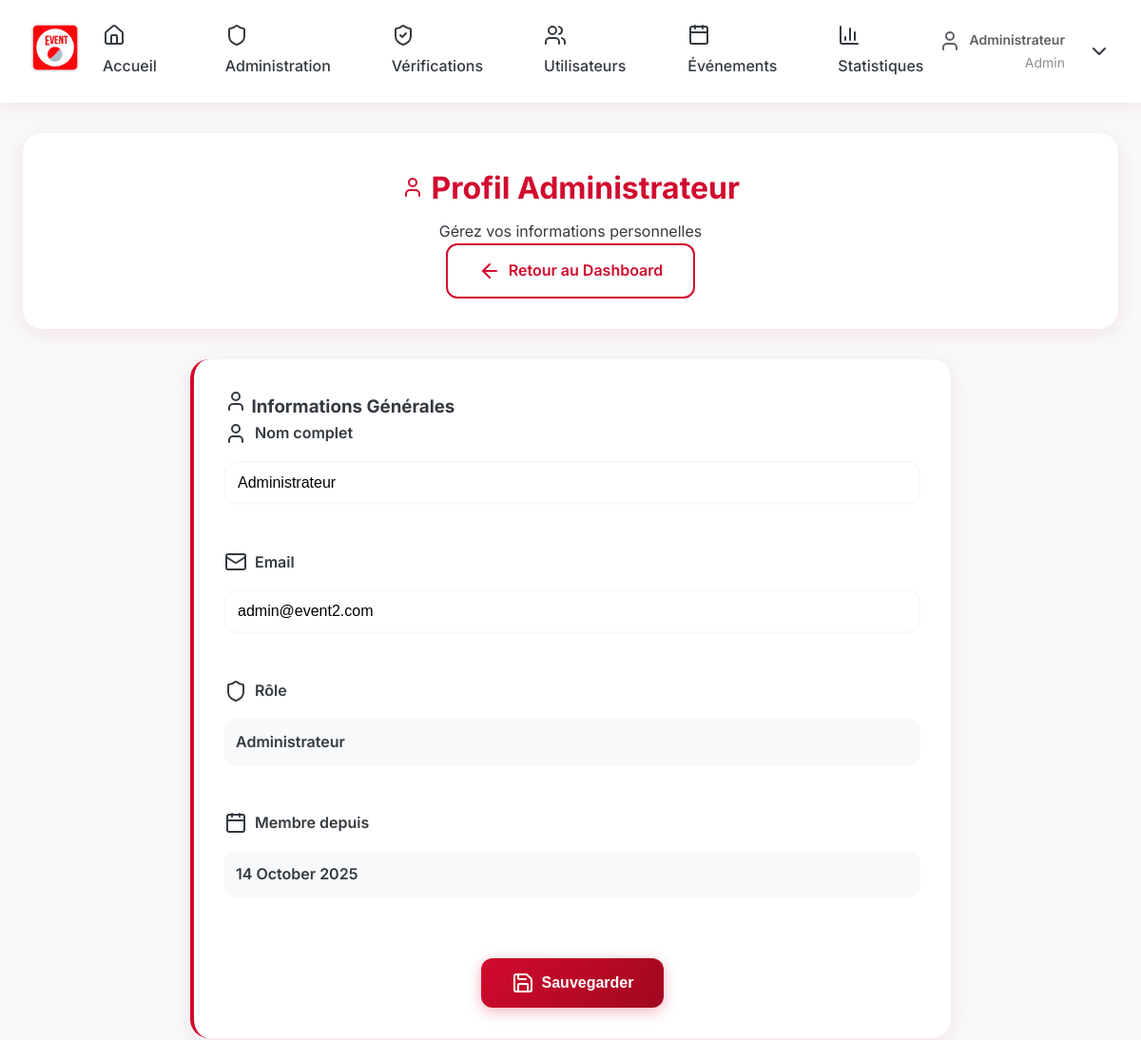
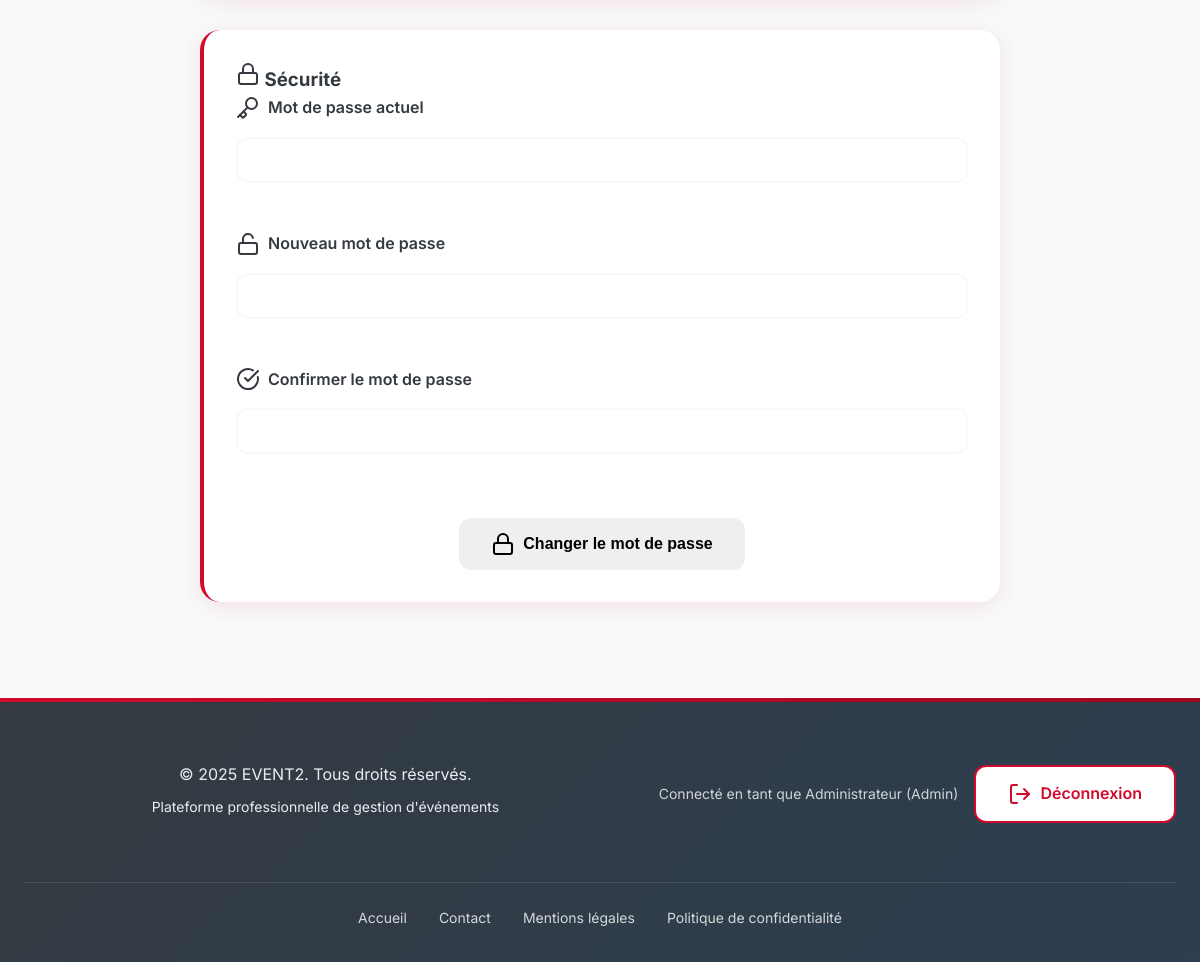
The app's page /admin/profil.php (signed in), older data (2 pictures, top to bottom).
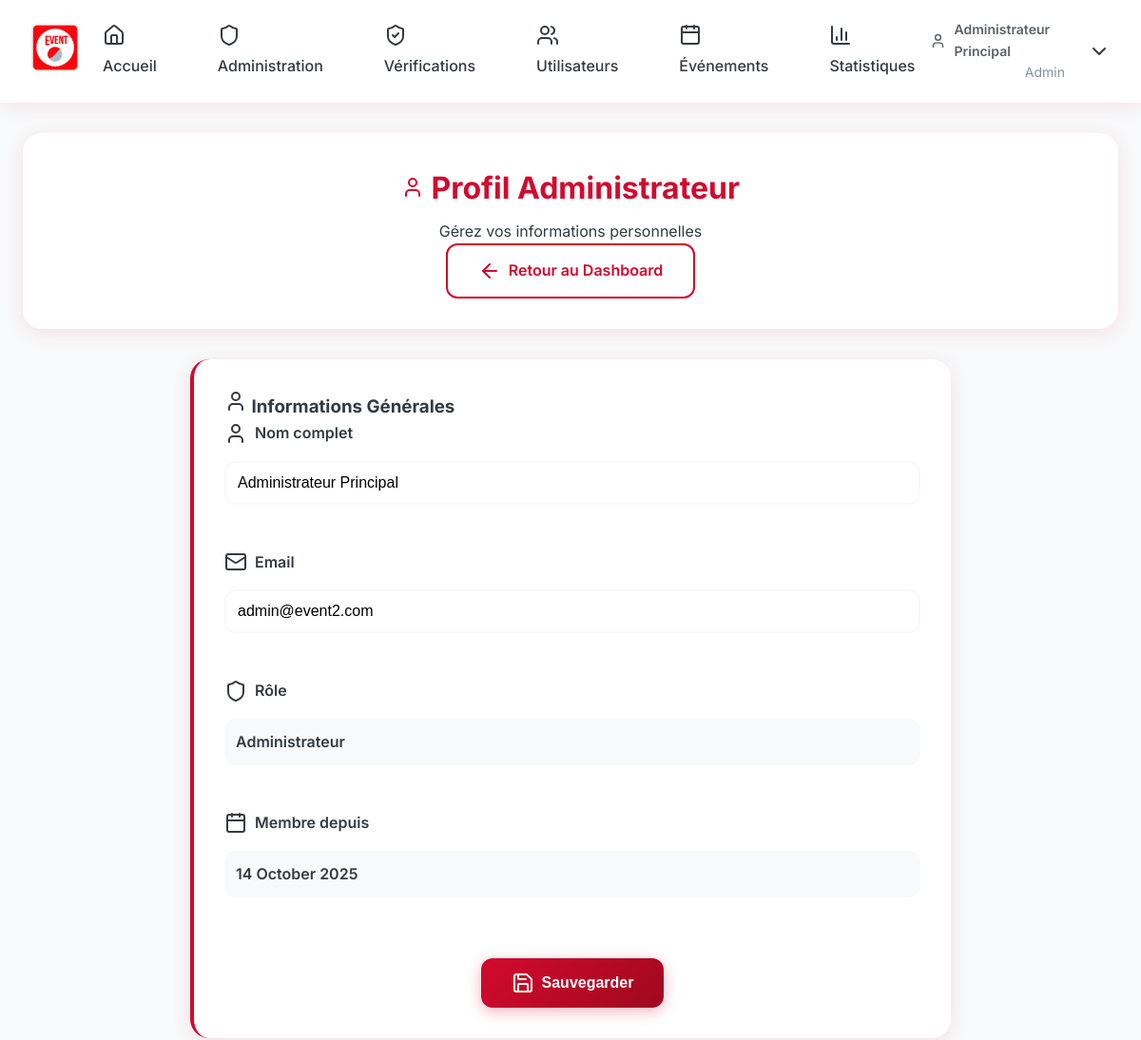
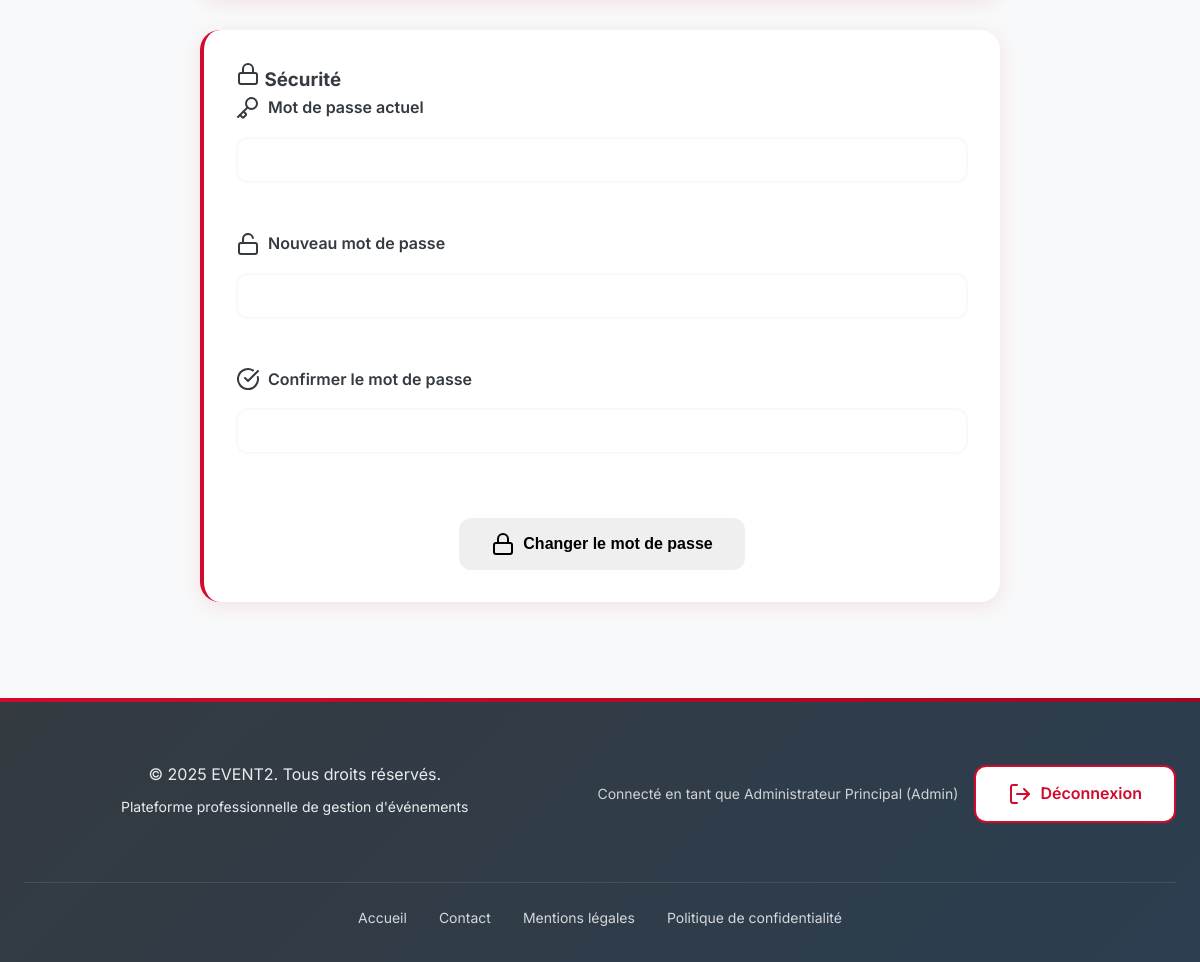
The same page, newer data (2 pictures, top to bottom).
### tables this page shows
CREATE TABLE utilisateurs (
    id INT PRIMARY KEY AUTO_INCREMENT,
    nom_complet VARCHAR(255) NOT NULL,
    email VARCHAR(255) NOT NULL,
    mot_de_passe_hash VARCHAR(255) NOT NULL,
    role ENUM('admin', 'organisateur', 'participant') DEFAULT 'participant',
    email_verifie BOOLEAN DEFAULT FALSE,
    date_creation DATETIME DEFAULT CURRENT_TIMESTAMP,
    statut_verification ENUM('en_attente', 'verifie', 'rejete') DEFAULT 'en_attente',
    date_demande_verification DATETIME NULL,
    date_verification DATETIME NULL,
    verifie_par_admin_id INT NULL,
    gmail_app_password VARCHAR(255) NULL
);

### admin/profil.php (the view, shortened to what the changed rows need)
<?php
$db = Database::getInstance();
$stmt = $db->prepare("SELECT * FROM utilisateurs WHERE id = ?");
$stmt->execute([$_SESSION['user_id']]);
$admin = $stmt->fetch();
include '../includes/header.php';
?>
<main class="dashboard fade-in">
    <div class="container">
        <div class="dashboard-header">
            <div class="dashboard-header-content">
                <h1>
                    <i data-lucide="user"></i>
                    Profil Administrateur
                </h1>
            </div>
        </div>
        <div class="profile-container">
            <div class="card">
                <div class="card-content">
                    <form method="post" class="profile-form">
                        <div class="form-group">
                            <label for="nom_complet">
                                <i data-lucide="user"></i>
                                Nom complet
                            </label>
                            <input type="text" id="nom_complet" name="nom_complet" class="form-control"
                                   value="<?php echo htmlspecialchars($admin['nom_complet']); ?>" required>
                        </div>
                        <div class="form-group">
                            <label for="email">
                                <i data-lucide="mail"></i>
                                Email
                            </label>
                            <input type="email" id="email" name="email" class="form-control"
                                   value="<?php echo htmlspecialchars($admin['email']); ?>" required>
                        </div>
                        <div class="form-group">
                            <label>
                                <i data-lucide="calendar"></i>
                                Membre depuis
                            </label>
                            <div class="date-display">
                                <?php echo date('d F Y', strtotime($admin['date_creation'])); ?>
                            </div>
                        </div>
                    </form>
                </div>
            </div>
        </div>
    </div>
</main>
<?php include '../includes/footer.php'; ?>

### includes/header.php (shortened to what the changed rows need)
<!DOCTYPE html>
<html lang="fr">
<head>
    <link rel="stylesheet" href="../assets/css/style.css">
</head>
<body>
    <?php if (!isset($hide_header) || !$hide_header): ?>
    <header class="main-header">
        <div class="container">
            <div class="header-content">
                <?php
                $isAuthPage = strpos($_SERVER['PHP_SELF'], '/auth/') !== false;
                $isLoginPage = basename($_SERVER['PHP_SELF']) === 'login.php';
                $isRegisterPage = basename($_SERVER['PHP_SELF']) === 'register.php';
                ?>
                <?php if (isset($_SESSION['user_id']) && !($isAuthPage || $isLoginPage || $isRegisterPage)): ?>
                    <nav class="main-nav">
                        <a href="../index.php" <?php echo basename($_SERVER['PHP_SELF']) == 'index.php' ? 'class="active"' : ''; ?>>
                            <i data-lucide="home"></i> Accueil
                        </a>
                        <?php if ($_SESSION['user_role'] === 'admin'): ?>
                            <a href="../admin/dashboard.php" <?php echo strpos($_SERVER['PHP_SELF'], '/admin/') !== false && basename($_SERVER['PHP_SELF']) !== 'verification_requests.php' ? 'class="active"' : ''; ?>>
                                <i data-lucide="shield"></i> Administration
                            </a>
                            <a href="../admin/verification_requests.php" <?php echo basename($_SERVER['PHP_SELF']) == 'verification_requests.php' ? 'class="active"' : ''; ?>>
                                <i data-lucide="shield-check"></i> Vérifications
                            </a>
                            <a href="../admin/users.php" <?php echo basename($_SERVER['PHP_SELF']) == 'users.php' ? 'class="active"' : ''; ?>>
                                <i data-lucide="users"></i> Utilisateurs
                            </a>
                            <a href="../admin/evenements.php" <?php echo basename($_SERVER['PHP_SELF']) == 'evenements.php' ? 'class="active"' : ''; ?>>
                                <i data-lucide="calendar"></i> Événements
                            </a>
                            <a href="../admin/stats.php" <?php echo basename($_SERVER['PHP_SELF']) == 'stats.php' ? 'class="active"' : ''; ?>>
                                <i data-lucide="bar-chart-3"></i> Statistiques
                            </a>
                        <?php endif; ?>
                    </nav>
                    <div class="user-menu">
                        <div class="user-info">
                            <span class="user-name">
                                <i data-lucide="user"></i>
                                <?php echo htmlspecialchars($_SESSION['user_name']); ?>
                            </span>
                            <span class="user-role">
                                <?php echo ucfirst($_SESSION['user_role']); ?>
                            </span>
                        </div>
                        <div class="dropdown">
                            <button class="btn btn-secondary dropdown-toggle" onclick="toggleDropdown()">
                                <i data-lucide="chevron-down"></i>
                            </button>
                        </div>
                    </div>
                <?php endif; ?>
            </div>
        </div>
    </header>
    <?php endif; ?>

### includes/footer.php (shortened to what the changed rows need)
<footer class="main-footer">
    <div class="container">
        <div class="footer-content">
            <?php if (isset($_SESSION['user_id'])): ?>
                <div class="footer-actions">
                    <span class="user-info">
                        Connecté en tant que <?php echo htmlspecialchars($_SESSION['user_name']); ?>
                        (<?php echo ucfirst($_SESSION['user_role']); ?>)
                    </span>
                    <a href="../<?php echo $_SESSION['user_role']; ?>/logout.php" class="btn btn-secondary">
                        <i data-lucide="log-out"></i>
                        Déconnexion
                    </a>
                </div>
            <?php endif; ?>
        </div>
    </div>
</footer>
</body>
</html>

Row changes from the older to the newer data that the page shows:
changed utilisateurs "admin@event2.com": nom_complet "Administrateur" → "Administrateur Principal"
Text that changed along with them:
$_SESSION['user_name']: "Administrateur" → "Administrateur Principal"
